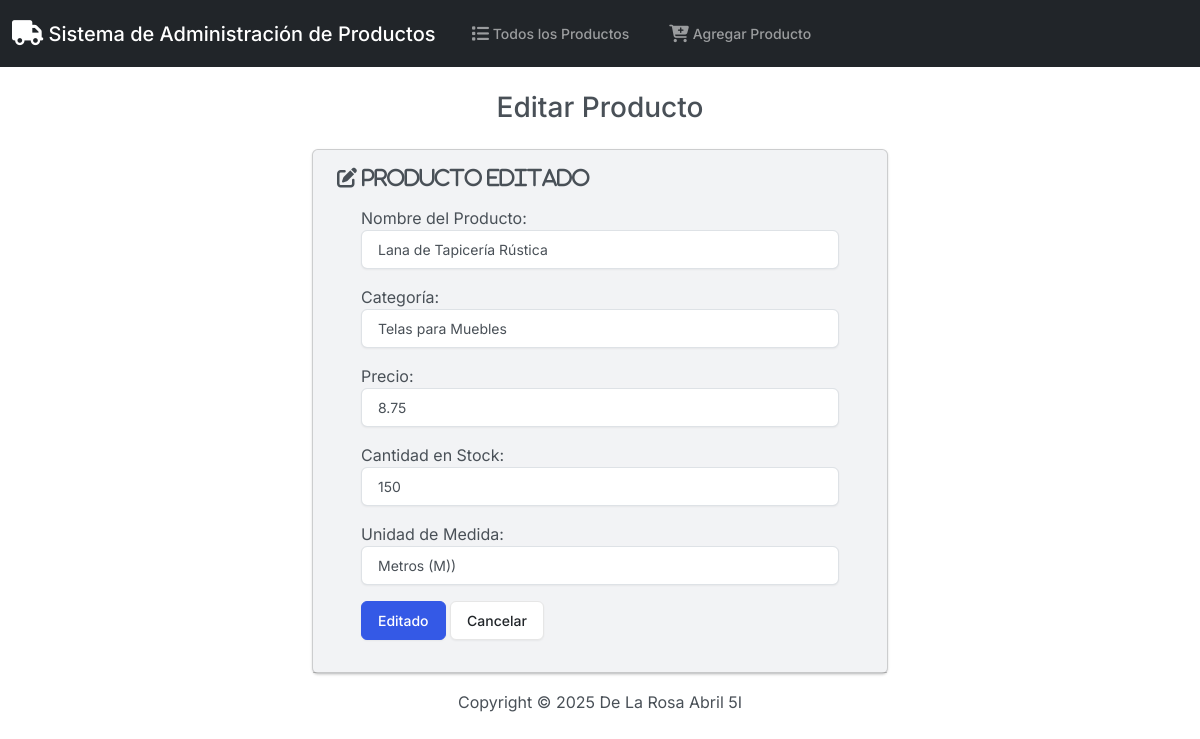
The page /edit/5/ on the database its author committed.
### app_productos/models.py (models this page shows, shortened)
class Producto(models.Model):
    nombre = models.CharField(max_length=100)
    categoria = models.CharField(max_length=100)
    precio = models.DecimalField(max_digits=10, decimal_places=2)
    stock = models.IntegerField()
    unidad_medida = models.CharField(max_length=50)

### app_productos/views.py (the view)
# urls.py: path('edit/<int:id>/', views.edit, name='edit'),
def edit(request, id):
    producto = get_object_or_404(Producto, pk=id)
    if request.method == 'POST':
        form = ProductoForm(request.POST, instance=producto)
        if form.is_valid():
            form.save()
            return HttpResponseRedirect(reverse('index'))
        else:
            return render(request, 'app_productos/edit.html', {
                'form': form, # Pasa el formulario con los datos y errores para que se muestren
            })
    else:
        form = ProductoForm(instance=producto)
    return render(request, 'app_productos/edit.html', {
        'form': form # Siempre pasa el formulario (pre-rellenado para GET, con errores para POST inválido)
    })

### app_productos/forms.py
class ProductoForm(forms.ModelForm):
    class Meta:
        model = Producto
        fields = ['nombre', 'categoria', 'precio', 'stock', 'unidad_medida']
        labels = {
            'nombre': 'Nombre del Producto',
            'categoria': 'Categoría',
            'precio': 'Precio',
            'stock': 'Cantidad en Stock',
            'unidad_medida': 'Unidad de Medida',
        }
        widgets = {
            'nombre': forms.TextInput(attrs={'class': 'form-control'}),
            'categoria': forms.TextInput(attrs={'class': 'form-control'}),
            'precio': forms.NumberInput(attrs={'class': 'form-control'}),
            'stock': forms.NumberInput(attrs={'class': 'form-control'}),
            'unidad_medida': forms.TextInput(attrs={'class': 'form-control'}),
        }

### app_productos/templates/app_productos/edit.html (shortened to what this page needs)
{% extends "app_productos/base.html" %}
{% block body %}
    <h3 class="text-center m-4"> Editar Producto </h3>
{% if success %}
    <div class="row justify-content-center">
        <div class="col-6">
            <div class="card bg-light mb-3">
                <div class="card-header">
                    <i class="fa-solid fa-pen-to-square fa-lg"> Producto editado</i>
                <div class="card-body">
                    <form action="" method="POST">
                    {{ form.as_p}}
                    <button type="submit" class="btn btn-primary"> Editado </button>
                    <a href="{% url 'index' %}" class="btn btn-secondary"> Cancelar </a>
                    </form>
                </div>
            </div>
        </div>
    </div>
{% endif%}
{% endblock %}

### rows shown on the page
Producto: nombre "Lana de Tapicería Rústica", categoria "Telas para Muebles", precio "8.75", stock "150", unidad_medida "Metros (M))"
